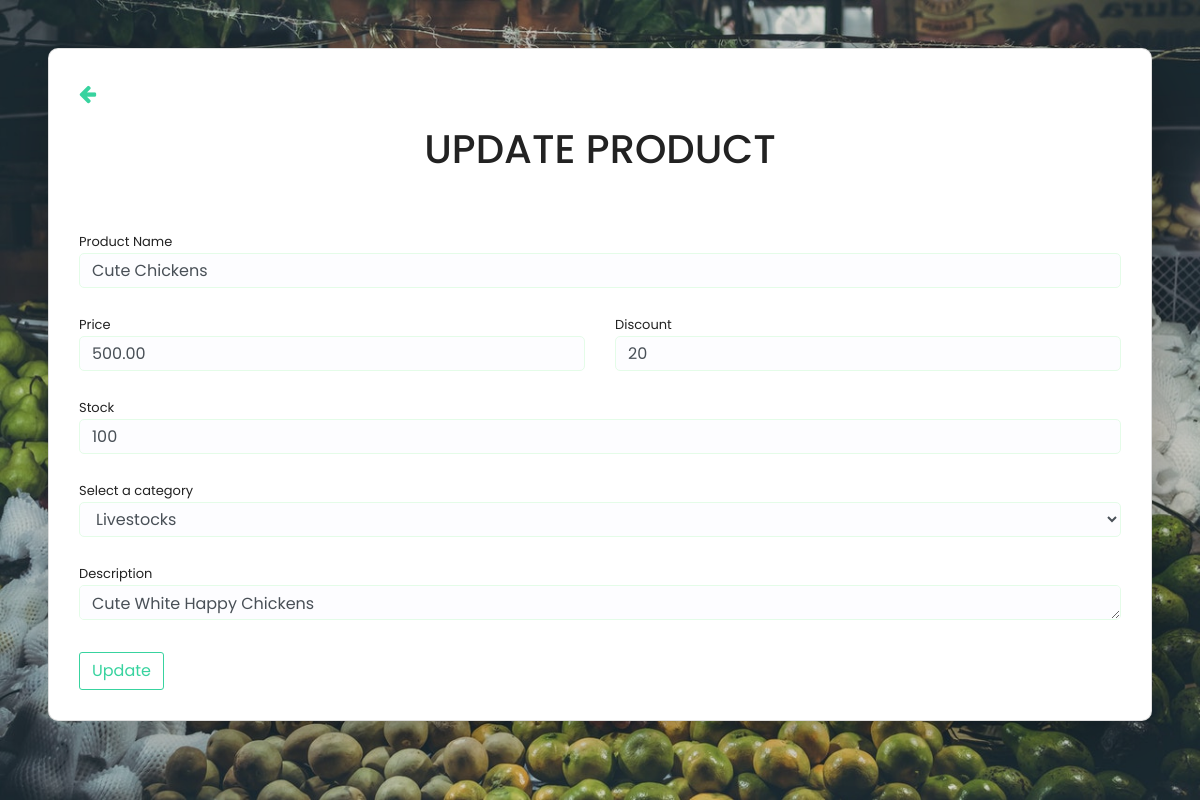
Before: /updateproduct/3 with the older database file.
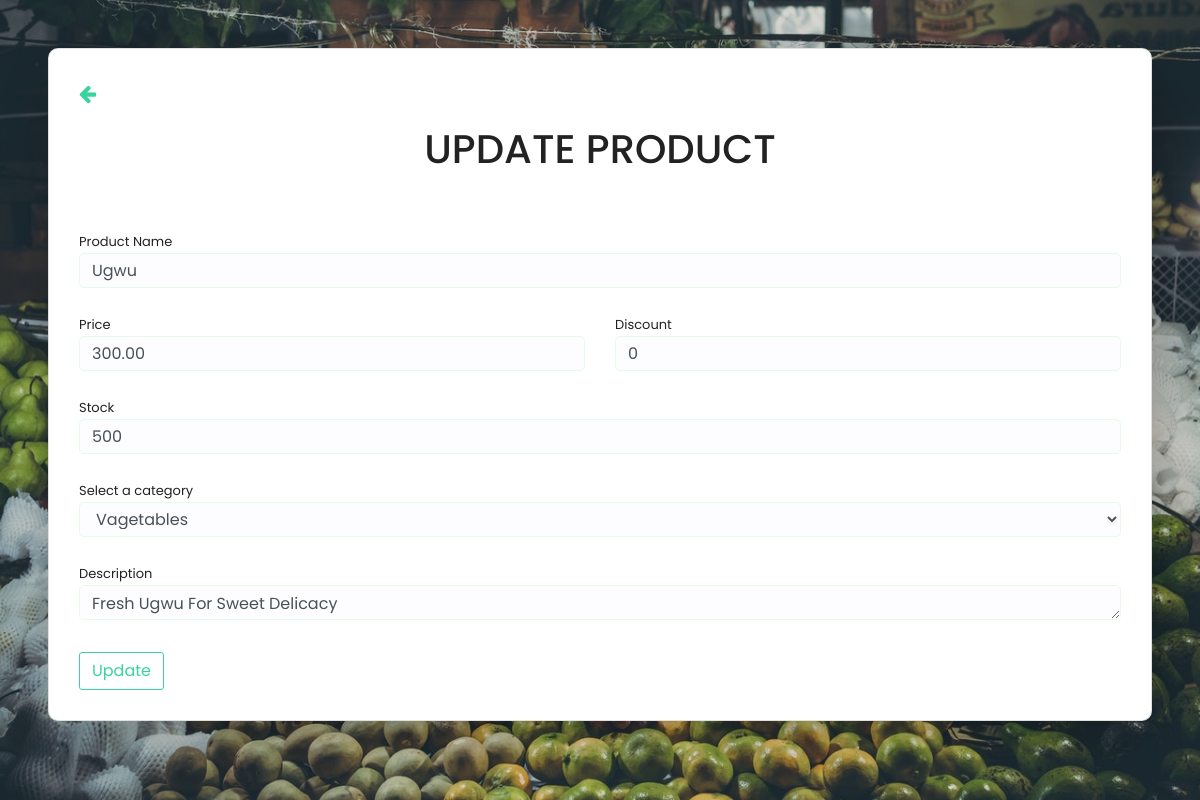
After: the same page with the newer database file.
### src/models.py (models this page shows)
class Category(db.Model):
    id = db.Column(db.Integer, primary_key=True)
    name = db.Column(db.String(30), nullable=False, unique=True)

### src/routes/admin.py (the view, shortened to what this page needs)
@admin.route('/updateproduct/<int:id>', methods=['GET', 'POST'])
def updateproduct(id):
    form = addProducts(request.form)
    categories = Category.query.all()
    display = Products.query.get_or_404(id)
    category = request.form.get('category')
    form.name.data = display.product_name
    form.price.data = display.product_price
    form.discount.data = display.product_discount
    form.stock.data = display.product_stock
    form.description.data = display.product_description
    return render_template('updateproduct.html', form=form, display=display, categories=categories)

### src/routes/productform.py
class addProducts(FlaskForm):
    name = StringField('Name', [validators.DataRequired()])
    price = DecimalField('Price', [validators.DataRequired()])
    stock = IntegerField('Stock', [validators.DataRequired()])
    discount = IntegerField('Discount', default=0)
    description = TextAreaField('Description', [validators.DataRequired()])

### src/templates/updateproduct.html (shortened to what this page needs)
{% from "storebase.html" import render_aboutus, render_ourcauses, render_faq, render_contactus, render_ourteam, render_sponsors, render_subscribenews, render_takeaction, render_footer, render_js, render_css, render_donatemodal, render_scrolltotop %}
<!DOCTYPE html>
<html lang="en-us">
<head>
    {{ render_css(render) }}
</head>
<body>
    <section id="addproduct">
        <div class="contaddp p-5">
            <div class="card">
                <div class="card-body">
                    <a href="del-product.html">
                        <i  class="fa fa-arrow-left"></i>
                    </a>
                    <h1 class="title text-center mb-5 mt-3">Update Product</h1>
                <form action="" method="POST" enctype="multipart/form-data">
                    <div class="col-md p-1" id="flash_message">
                    </div>
                    <div class="form-group">
                        <label for="exampleInputEmail1">Product Name</label>
                        {{ form.name(class="form-control product-form" , placeholder="Enter product name") }}
                    </div>
                    <div class="row form-add">
                        <div class="col-md">
                            <label for="">Price</label>
                            {{ form.price(class="form-control product-form" , placeholder="Enter price") }}
                        </div>
                        <div class="col-md">
                            <label class="discount" for="">Discount</label>
                            {{ form.discount(class="form-control product-form" , placeholder="Enter discount") }}
                        </div>
                    </div>
                    <div class="form-group">
                        <label class="" for="">Stock</label>
                        {{ form.stock(class="form-control product-form" , placeholder="Enter product stock") }}
                    </div>
                    <div class="form-group">
                        <label for="category">Select a category</label>
                        <select name="category" id="category" class="form-control" required>
                            <option class="disabled" value="{{display.category_id}}">{{display.category.name}}</option>
                        </select>
                    </div>
                    <div class="form-group">
                        <label for="description">Description</label>
                        {{ form.description(class="form-control product-form input-group" , placeholder="Enter product description", id="description", rows="3") }}
                    </div>
                    <button class="btn mt-2" type="submit">Update</button>
                </form>
            </div>
        </div>
        </div>
    </section>
</body>
</html>

### src/templates/storebase.html (shortened to what this page needs)
{% macro render_css(render) %}
<link rel="stylesheet" type="text/css" href="https://stackpath.bootstrapcdn.com/font-awesome/4.7.0/css/font-awesome.min.css" media="all">
<link rel="stylesheet" href="https://stackpath.bootstrapcdn.com/bootstrap/4.5.0/css/bootstrap.min.css">
<link rel='stylesheet' href="{{ url_for ('static', filename='css/animate.min.css')}}" type='text/css' media='all' />
<link rel='stylesheet' href="{{ url_for ('static', filename='css/bootstrap-dropdownhover.min.css')}}" type='text/css' media='all' />
<link rel='stylesheet' href="{{ url_for ('static', filename='css/store.css')}}" type='text/css' media='all' />
{% endmacro %}

### src/static/css/store.css (style rules this page uses)
#addproduct { padding: 0; margin: 0; font-family: 'Poppins', sans-serif; }
.form-control { transition: .3s !important; background-color: #fdfdff !important; border-color: #e4fce8 !important; }
#addproduct .form-control { text-transform: capitalize; display: block; width: 100%; padding: 0.375rem 0.75rem; font-size: 1rem; font-weight: 400; line-height: 1.5; color: #495057; background-color: #f1f1f1; background-clip: padding-box; border: 1px solid #f1f1f1; border-radius: 5px; transition: border-color 0.15s ease-in-out, box-shadow 0.15s ease-in-out; }
#addproduct label { display: inline-block; margin-bottom: 0; color: #222; font-size: 13px; }
#addproduct .form-group, #addproduct .form-add { margin-bottom: 1.5rem; }
#addproduct .form-control::placeholder { color: #777; opacity: 1; font-size: 10px; text-transform: lowercase; }
#addproduct .btn { background: none; border: 1px solid #38d39f; border-radius: 3px; transition: ease-in .3s; color: #38d39f; }
#addproduct .card { padding: 10px; border-radius: 10px; -webkit-box-shadow: 10px 10px 77px -32px rgba(0,0,0,0.75); -moz-box-shadow: 10px 10px 77px -32px rgba(0,0,0,0.75); box-shadow: 10px 10px 77px -32px rgba(0,0,0,0.75); }
#addproduct { color: #222; background-color: #02020238; background-repeat: no-repeat; background-attachment: fixed; background-image: url(../images/fruits.jpg); background-size: cover; min-height: 100vh; background-position: center; position: sticky; }
#addproduct:before { content: ''; position: absolute; background-color: #02020238; height: 100%; width: 100%; opacity: .6; }
#addproduct a { color: #38d39f; font-size: 20px; transition: ease-in-out .3s; }
#addproduct .title { text-transform: uppercase; }
#displayproducts .input-group-text, select.form-control:not([size]):not([multiple]), .form-control:not(.form-control-sm):not(.form-control-lg) { font-size: 14px; padding: 10px 15px; height: 35px; }

Changed rows visible on the page:
no longer on this page (row edited): Category: category "Livestocks"
now on this page (row edited): Category: category "vagetables"
Other visible differences:
form field name: "Cute chickens" → "Ugwu"
form field price: "500.00" → "300.00"
form field discount: "20" → "0"
form field stock: "100" → "500"
form field description: "cute white happy chickens" → "fresh ugwu for sweet delicacy"
